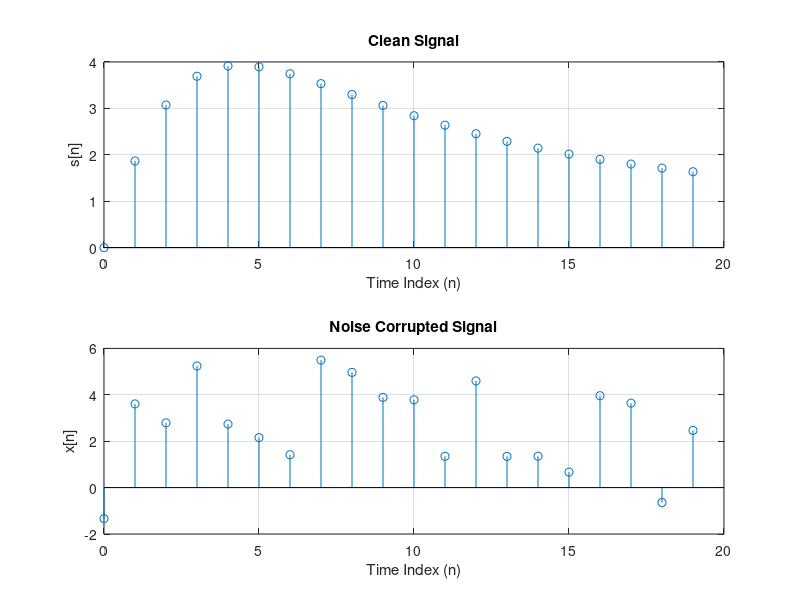
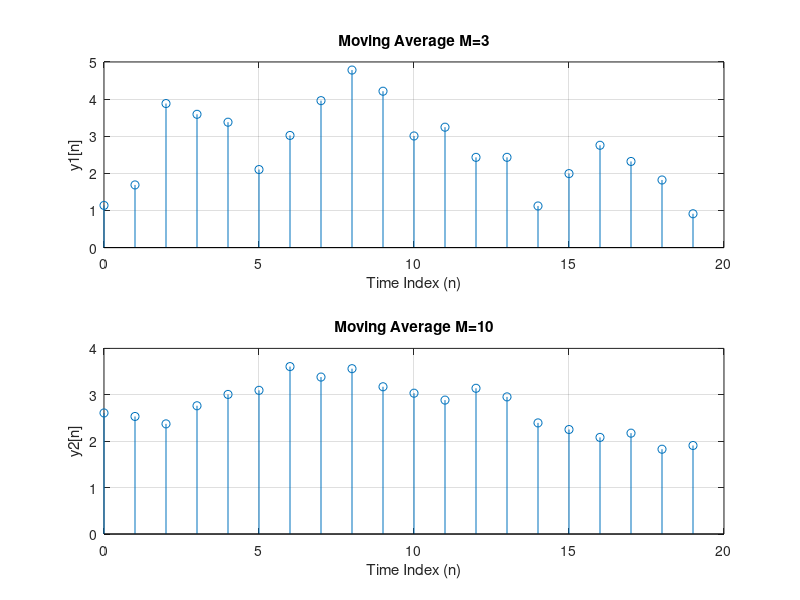

The MATLAB script that drew these images, in order:
function lab2ca()
  len=20;
  n=0:len-1;
  s=(2*n).^(0.9.^n);
  w=-0.5+rand(1,length(n));
  x=s+5*w;
  figure(1)
  subplot(2,1,1);
  stem(n,s);
  grid;
  ylabel('s[n]'); 
  xlabel('Time Index (n)');
  title("Clean Signal");
  subplot(2,1,2);
  stem(n,x);
  grid;
  ylabel('x[n]'); 
  xlabel('Time Index (n)');
  title("Noise Corrupted Signal");
  %ensemble average filter
  y1=0;
  y2=0;
  M1=3;
  M2=10;
  y1=movmean(x,M1);
  y2=movmean(x,M2);;
  figure(2);
  subplot(2,1,1);
  stem(n,y1);
  grid;
  ylabel('y1[n]'); 
  xlabel('Time Index (n)');
  title("Moving Average M=3");
  subplot(2,1,2);
  stem(n,y2);
  grid;
  ylabel('y2[n]'); 
  xlabel('Time Index (n)');
  title("Moving Average M=10");
  end;